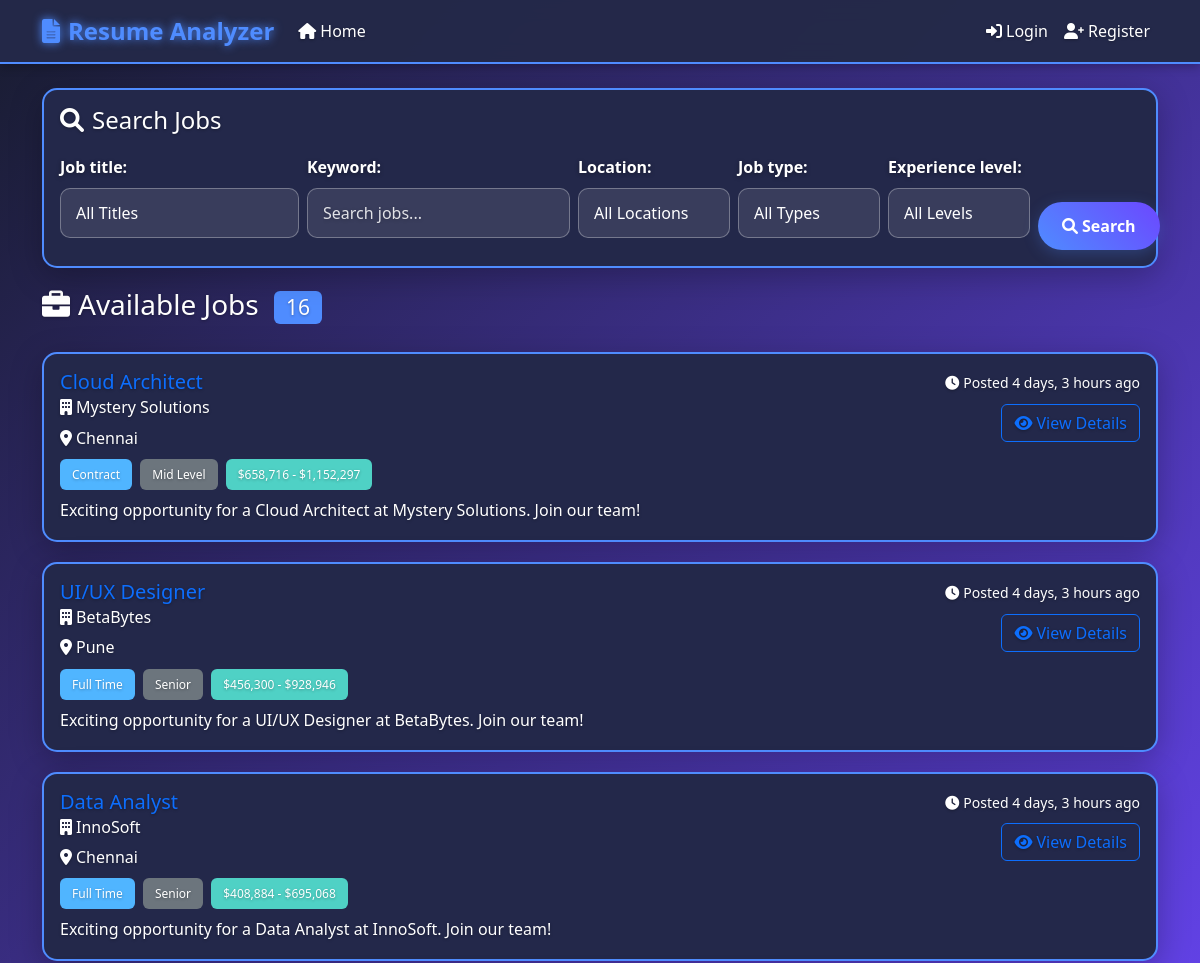
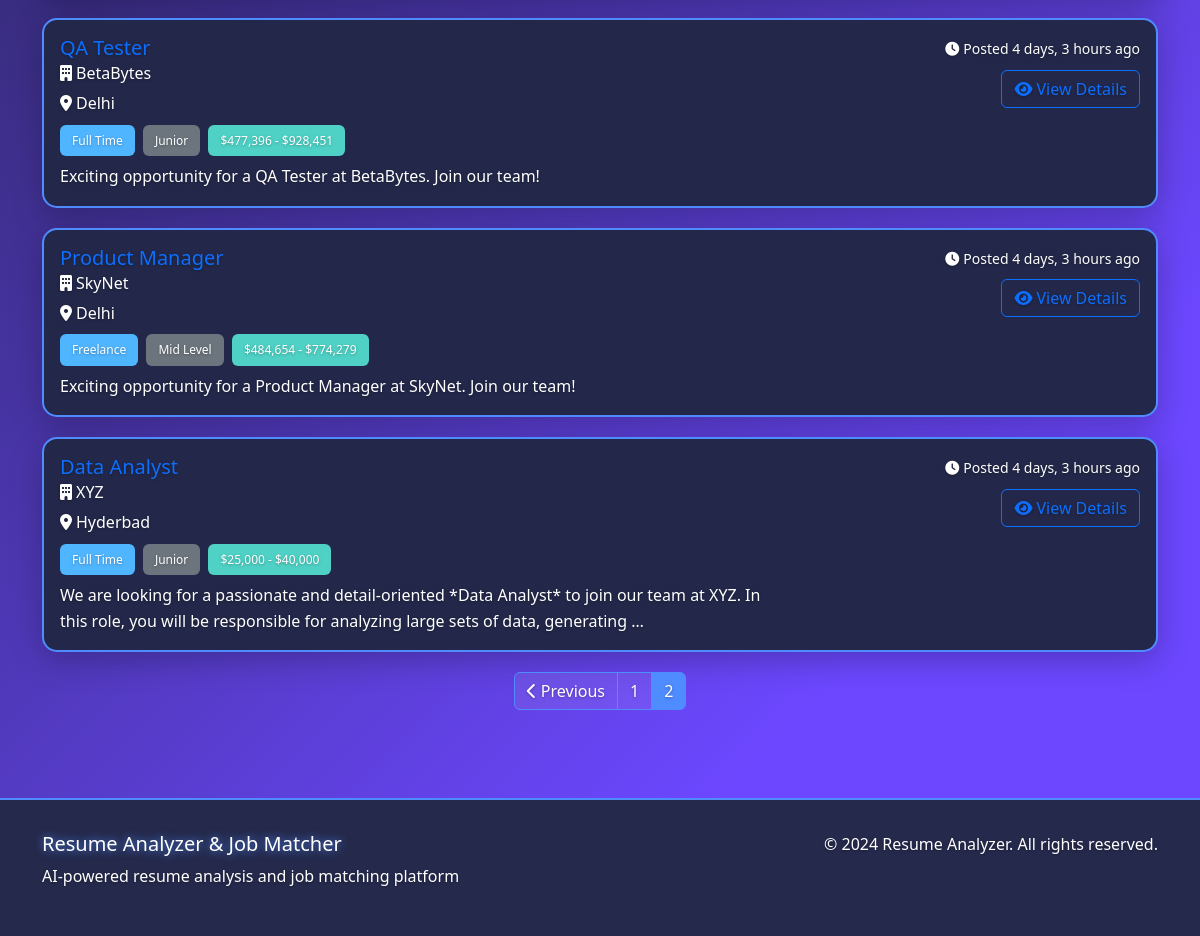
The page /jobs/?page=2 on the database as committed earlier (2 pictures, top to bottom).
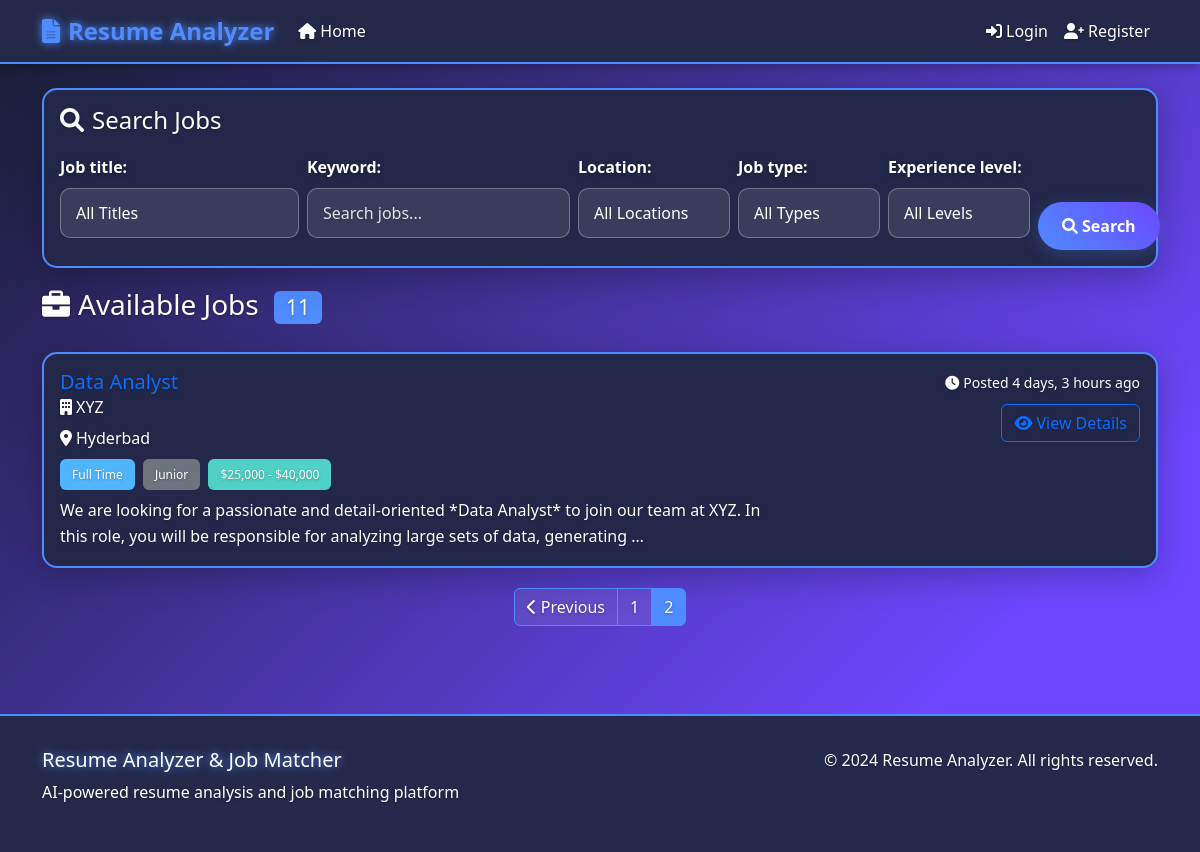
The same page on the database as committed later.
### jobs/models.py (models this page shows, shortened)
class Job(models.Model):
    JOB_TYPE_CHOICES = [
        ('full-time', 'Full Time'),
        ('part-time', 'Part Time'),
        ('contract', 'Contract'),
        ('internship', 'Internship'),
        ('freelance', 'Freelance'),
    ]
    EXPERIENCE_LEVEL_CHOICES = [
        ('entry', 'Entry Level'),
        ('junior', 'Junior'),
        ('mid', 'Mid Level'),
        ('senior', 'Senior'),
        ('lead', 'Lead'),
        ('executive', 'Executive'),
    ]
    title = models.CharField(max_length=200)
    company = models.CharField(max_length=200)
    location = models.CharField(max_length=200)
    job_type = models.CharField(max_length=20, choices=JOB_TYPE_CHOICES, default='full-time')
    experience_level = models.CharField(max_length=20, choices=EXPERIENCE_LEVEL_CHOICES, default='entry')
    salary_min = models.DecimalField(max_digits=10, decimal_places=2, null=True, blank=True)
    salary_max = models.DecimalField(max_digits=10, decimal_places=2, null=True, blank=True)
    description = models.TextField()
    requirements = models.TextField()
    skills_required = models.TextField(help_text="Comma-separated list of required skills")
    benefits = models.TextField(blank=True)
    contact_email = models.EmailField()
    application_url = models.URLField(blank=True)
    is_active = models.BooleanField(default=True)
    created_at = models.DateTimeField(auto_now_add=True)
    updated_at = models.DateTimeField(auto_now=True)
    @property
    def salary_range(self):
        if self.salary_min and self.salary_max:
            return f"${self.salary_min:,.0f} - ${self.salary_max:,.0f}"
        elif self.salary_min:
            return f"${self.salary_min:,.0f}+"
        elif self.salary_max:
            return f"Up to ${self.salary_max:,.0f}"
        return "Not specified"

### jobs/views.py (the view, shortened to what this page needs)
# urls.py: path('', views.job_list, name='job_list'),
def job_list(request):
    jobs = Job.objects.filter(is_active=True).order_by('-created_at')
    search_form = JobSearchForm(request.GET)
    if search_form.is_valid():
        keyword = search_form.cleaned_data.get('keyword')
        location = search_form.cleaned_data.get('location')
        job_type = search_form.cleaned_data.get('job_type')
        experience_level = search_form.cleaned_data.get('experience_level')
        if location:
            jobs = jobs.filter(location__icontains=location)
        if job_type:
            jobs = jobs.filter(job_type=job_type)
        if experience_level:
            jobs = jobs.filter(experience_level=experience_level)
    paginator = Paginator(jobs, 10)
    page_number = request.GET.get('page')
    page_obj = paginator.get_page(page_number)
    context = {
        'jobs': page_obj,
        'search_form': search_form,
        'total_jobs': jobs.count(),
    }
    return render(request, 'jobs/job_list.html', context)

### jobs/templates/jobs/job_list.html (shortened to what this page needs)
{% extends 'base.html' %}
{% block extra_js %}
<link href="https://cdn.jsdelivr.net/npm/select2@4.1.0-rc.0/dist/css/select2.min.css" rel="stylesheet" />
<link rel="stylesheet" href="https://code.jquery.com/ui/1.13.2/themes/base/jquery-ui.css">
{% endblock %}
{% block content %}
<div class="row mb-4">
    <div class="col-12">
        <div class="card">
            <div class="card-body">
                <h4 class="card-title mb-3">
                    <i class="fas fa-search me-2"></i>Search Jobs
                </h4>
                <form method="get" class="row g-2 align-items-end flex-nowrap" style="flex-wrap:nowrap;">
                    <div class="col-auto" style="min-width:180px;">
                        {{ search_form.job_title.label_tag }}
                        {{ search_form.job_title }}
                    </div>
                    <div class="col-auto" style="min-width:180px;">
                        {{ search_form.keyword.label_tag }}
                        {{ search_form.keyword }}
                    </div>
                    <div class="col-auto" style="min-width:160px;">
                        {{ search_form.location.label_tag }}
                        {{ search_form.location }}
                    </div>
                    <div class="col-auto" style="min-width:150px;">
                        {{ search_form.job_type.label_tag }}
                        {{ search_form.job_type }}
                    </div>
                    <div class="col-auto" style="min-width:150px;">
                        {{ search_form.experience_level.label_tag }}
                        {{ search_form.experience_level }}
                    </div>
                    <div class="col-auto">
                        <button type="submit" class="btn btn-primary px-4 mt-4">
                            <i class="fas fa-search me-1"></i>Search
                        </button>
                    </div>
                </form>
            </div>
        </div>
    </div>
</div>
<div class="row mb-3">
    <div class="col-md-6">
        <h3>
            <i class="fas fa-briefcase me-2"></i>Available Jobs
            {% if total_jobs %}
            <span class="badge bg-primary ms-2">{{ total_jobs }}</span>
            {% endif %}
        </h3>
    </div>
    <div class="col-md-6 text-md-end">
    </div>
</div>
{% if jobs %}
<div class="row">
    {% for job in jobs %}
    <div class="col-12 mb-3">
        <div class="card job-card">
            <div class="card-body">
                <div class="row">
                    <div class="col-md-8">
                        <h5 class="card-title">
                            <a href="{% url 'job_detail' job.id %}" class="text-decoration-none">
                                {{ job.title }}
                            </a>
                        </h5>
                        <h6 class="card-subtitle mb-2 text-white">
                            <i class="fas fa-building me-1"></i>{{ job.company }}
                        </h6>
                        <p class="card-text mb-2 text-white">
                            <i class="fas fa-map-marker-alt me-1"></i>{{ job.location }}
                        </p>
                        <div class="mb-2">
                            <span class="badge bg-info me-1">{{ job.get_job_type_display }}</span>
                            <span class="badge bg-secondary me-1">{{ job.get_experience_level_display }}</span>
                            {% if job.salary_range != "Not specified" %}
                            <span class="badge bg-success">{{ job.salary_range }}</span>
                            {% endif %}
                        </div>
                        <p class="card-text text-white">{{ job.description|truncatewords:30 }}</p>
                    </div>
                    <div class="col-md-4 text-md-end">
                        <div class="mb-2">
                            <small class="text-white">
                                <i class="fas fa-clock me-1"></i>Posted {{ job.created_at|timesince }} ago
                            </small>
                        </div>
                        <a href="{% url 'job_detail' job.id %}" class="btn btn-outline-primary">
                            <i class="fas fa-eye me-1"></i>View Details
                        </a>
                    </div>
                </div>
            </div>
        </div>
    </div>
    {% endfor %}
</div>
{% if jobs.has_other_pages %}
<nav aria-label="Job pagination">
    <ul class="pagination justify-content-center">
        {% if jobs.has_previous %}
        <li class="page-item">
            <a class="page-link" href="?page={{ jobs.previous_page_number }}{% for key, value in request.GET.items %}{% if key != 'page' %}&{{ key }}={{ value }}{% endif %}{% endfor %}">
                <i class="fas fa-chevron-left"></i> Previous
            </a>
        </li>
        {% endif %}
        {% for num in jobs.paginator.page_range %}
        {% if jobs.number == num %}
        <li class="page-item active">
            <span class="page-link">{{ num }}</span>
        </li>
        {% elif num > jobs.number|add:'-3' and num < jobs.number|add:'3' %}
        <li class="page-item">
            <a class="page-link" href="?page={{ num }}{% for key, value in request.GET.items %}{% if key != 'page' %}&{{ key }}={{ value }}{% endif %}{% endfor %}">{{ num }}</a>
        </li>
        {% endif %}
        {% endfor %}
    </ul>
</nav>
{% endif %}
{% endif %}
{% endblock %}

### templates/base.html (shortened to what this page needs)
<!DOCTYPE html>
<html lang="en">
<head>
    <link href="https://cdn.jsdelivr.net/npm/bootstrap@5.3.0/dist/css/bootstrap.min.css" rel="stylesheet">
    <link href="https://cdnjs.cloudflare.com/ajax/libs/font-awesome/6.0.0/css/all.min.css" rel="stylesheet">
</head>
<body>
    <nav class="navbar navbar-expand-lg navbar-dark">
        <div class="container">
            <a class="navbar-brand glow-text" href="{% url 'home' %}">
                <i class="fas fa-file-alt me-2"></i>Resume Analyzer
            </a>
            <div class="collapse navbar-collapse" id="navbarNav">
                <ul class="navbar-nav me-auto">
                    <li class="nav-item">
                        <a class="nav-link" href="{% url 'home' %}">
                            <i class="fas fa-home me-1"></i>Home
                        </a>
                    </li>
                </ul>
                <ul class="navbar-nav">
                    {% if user.is_authenticated %}
                    <li class="nav-item dropdown">
                        <a class="nav-link dropdown-toggle" href="#" id="navbarDropdown" role="button" data-bs-toggle="dropdown">
                            <i class="fas fa-user me-1"></i>{{ user.username }}
                            {% if user.is_superuser or user.is_staff %}
                                <span class="badge bg-warning text-dark ms-1">Admin</span>
                            {% endif %}
                        </a>
                        <ul class="dropdown-menu">
                            {% if user.is_superuser or user.is_staff %}
                                <li><a class="dropdown-item" href="/admin/">
                                    <i class="fas fa-tools me-1"></i>Admin Panel
                                </a></li>
                                <li><a class="dropdown-item" href="{% url 'admin_dashboard' %}">
                                    <i class="fas fa-user-shield me-1"></i>Admin Dashboard
                                </a></li>
                            {% else %}
                                <li><a class="dropdown-item" href="{% url 'profile' %}">
                                    <i class="fas fa-user-cog me-1"></i>Profile
                                </a></li>
                            {% endif %}
                            <li><hr class="dropdown-divider"></li>
                            <li>
                                <form method="post" action="{% url 'logout' %}" style="display:inline;">
                                    {% csrf_token %}
                                    <button type="submit" class="dropdown-item" style="background:none;border:none;padding:0;margin:0;width:100%;text-align:left;">
                                        <i class="fas fa-sign-out-alt me-1"></i>Logout
                                    </button>
                                </form>
                            </li>
                            <li><hr class="dropdown-divider"></li>
                            <li>
                                <a class="dropdown-item" href="{% url 'logout' %}">
                                    <i class="fas fa-sign-out-alt me-1"></i>Logout (Direct Link)
                                </a>
                            </li>
                        </ul>
                    </li>
                    {% else %}
                    <li class="nav-item">
                        <a class="nav-link" href="{% url 'login' %}">
                            <i class="fas fa-sign-in-alt me-1"></i>Login
                        </a>
                    </li>
                    <li class="nav-item">
                        <a class="nav-link" href="{% url 'register' %}">
                            <i class="fas fa-user-plus me-1"></i>Register
                        </a>
                    </li>
                    {% endif %}
                </ul>
            </div>
        </div>
    </nav>
    <main class="container py-4">
        {% block content %}{% endblock %}
    </main>
    <footer class="footer">
        <div class="container">
            <div class="row">
                <div class="col-md-6">
                    <h5 class="glow-text">Resume Analyzer & Job Matcher</h5>
                    <p>AI-powered resume analysis and job matching platform</p>
                </div>
                <div class="col-md-6 text-md-end">
                    <p>&copy; 2024 Resume Analyzer. All rights reserved.</p>
                </div>
            </div>
        </div>
    </footer>
    {% block extra_js %}{% endblock %}
</body>
</html>

### templates/base.html (style rules this page uses)
:root { --primary-color: #4F8CFF; --secondary-color: #6C47FF; --accent-color: #A084E8; --background-color: #181C2F; --card-bg: #23284A; --text-color: #FFFFFF; --border-color: #4F8CFF; --success-color: #4FD1C5; --warning-color: #FFD166; --danger-color: #FF5C8D; --info-color: #50B5FF; }
body { background: linear-gradient(135deg, var(--background-color), var(--secondary-color) 80%); font-family: 'Segoe UI', Tahoma, Geneva, Verdana, sans-serif; color: var(--text-color); min-height: 100vh; }
.navbar { background: rgba(36, 41, 73, 0.98) !important; backdrop-filter: blur(10px); border-bottom: 2px solid var(--primary-color); box-shadow: 0 2px 10px rgba(0,0,0,0.3); z-index: 3000 !important; }
.navbar-brand { color: var(--primary-color) !important; font-weight: bold; font-size: 1.5rem; text-shadow: 0 0 10px var(--primary-color); }
.nav-link { color: var(--text-color) !important; transition: all 0.3s ease; position: relative; font-weight: 500; }
.nav-link::after { content: ''; position: absolute; width: 0; height: 2px; bottom: 0; left: 50%; background-color: var(--primary-color); transition: all 0.3s ease; transform: translateX(-50%); }
.card { background: var(--card-bg); border: 2px solid var(--border-color); border-radius: 15px; box-shadow: 0 8px 32px rgba(0,0,0,0.25); backdrop-filter: blur(10px); transition: transform 0.3s ease, box-shadow 0.3s ease; }
.card-title, .card-text, .form-label, h1, h2, h3, h4, h5, h6 { color: var(--text-color) !important; }
.btn-primary { background: linear-gradient(45deg, var(--primary-color), var(--secondary-color)); border: none; border-radius: 25px; padding: 12px 30px; font-weight: bold; transition: all 0.3s ease; box-shadow: 0 4px 15px rgba(79, 140, 255, 0.25); color: white; }
.form-label, label { color: #fff !important; font-weight: 600; margin-bottom: 8px; text-shadow: 0 1px 4px rgba(0,0,0,0.4); display: block; }
.form-group, .mb-3, .mb-4 { margin-bottom: 1.25rem !important; }
.form-control, input[type="file"] { color: #fff; background: rgba(255,255,255,0.12); border: 2px solid var(--border-color); border-radius: 10px; padding: 12px 15px; font-weight: 500; transition: all 0.3s ease; width: 100%; margin-bottom: 12px; box-sizing: border-box; display: block; }
.form-control::placeholder { color: #fff !important; opacity: 0.85; font-weight: 400; text-shadow: 0 1px 4px rgba(0,0,0,0.3); }
form { max-width: 500px; margin: 0 auto; }
.glow-text { text-shadow: 0 0 10px var(--primary-color); animation: glow 2s ease-in-out infinite alternate; }
.footer { background: rgba(36, 41, 73, 0.98); border-top: 2px solid var(--primary-color); padding: 2rem 0; margin-top: 3rem; }
.badge { font-weight: 500; padding: 6px 12px; }
.badge.bg-primary { background-color: var(--primary-color) !important; }
.badge.bg-success { background-color: var(--success-color) !important; }
.badge.bg-info { background-color: var(--info-color) !important; }
.badge.bg-secondary { background-color: #6c757d !important; }
.pagination .page-link { background: rgba(255,255,255,0.08); border: 1px solid var(--border-color); color: var(--text-color); }
.pagination .page-item.active .page-link { background: var(--primary-color); border-color: var(--primary-color); }
p, span, div, li, td, th { color: #ffffff !important; text-shadow: 0 1px 3px rgba(0,0,0,0.3); }
.card-body p, .card-body span, .card-body div { color: #ffffff !important; font-weight: 500; line-height: 1.6; }
.form-control, .form-select, textarea { color: #ffffff !important; background-color: rgba(255,255,255,0.1) !important; border: 1px solid rgba(255,255,255,0.3) !important; }

Rows that differ between the two databases and show on the page:
removed Job: title "Cloud Architect", company "Mystery Solutions", location "Chennai", job_type "Contract", experience_level "Mid Level", salary_range "$658,716 - $1,152,297", description "Exciting opportunity for a Cloud Architect at Mystery Solutions. Join our team!", created_at "4 days, 3 hours"
removed Job: title "UI/UX Designer", company "BetaBytes", location "Pune", job_type "Full Time", experience_level "Senior", salary_range "$456,300 - $928,946", description "Exciting opportunity for a UI/UX Designer at BetaBytes. Join our team!", created_at "4 days, 3 hours"
removed Job: title "Data Analyst", company "InnoSoft", location "Chennai", job_type "Full Time", experience_level "Senior", salary_range "$408,884 - $695,068", description "Exciting opportunity for a Data Analyst at InnoSoft. Join our team!", created_at "4 days, 3 hours"
removed Job: title "QA Tester", company "BetaBytes", location "Delhi", job_type "Full Time", experience_level "Junior", salary_range "$477,396 - $928,451", description "Exciting opportunity for a QA Tester at BetaBytes. Join our team!", created_at "4 days, 3 hours"
removed Job: title "Product Manager", company "SkyNet", location "Delhi", job_type "Freelance", experience_level "Mid Level", salary_range "$484,654 - $774,279", description "Exciting opportunity for a Product Manager at SkyNet. Join our team!", created_at "4 days, 3 hours"
Other text that changed with them:
{{ total_jobs }}: "16" → "11"
